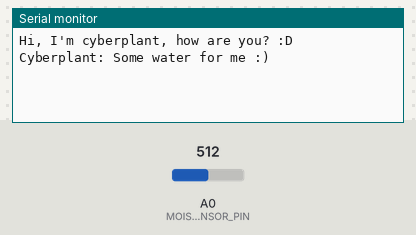
The sketch below on a simulated Arduino Uno, built with avr-gcc and run on an emulated ATmega328P. Shown: the last lines printed to the serial monitor. The test bench sets the inputs (shaded band); at power-on: A0 (MOISTURE_SENSOR_PIN) = 512.

Above: at 1.8 s.
1.9 s: A0 (MOISTURE_SENSOR_PIN) set to 433
At 2.8 s:
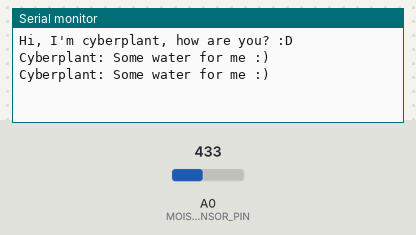
3.4 s: A0 (MOISTURE_SENSOR_PIN) set to 413
At 4.8 s:
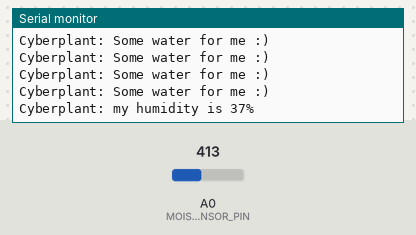

Measured:
- the behaviour switches between 423 and 422 on A0 (MOISTURE_SENSOR_PIN) (found by bisection; images 1 and 2)
- after the input at 3.4 s, the serial monitor: prints a new line after 0.64 s (image 2)

The sketch:

01_Cyberplant.ino
```cpp
#define SERIAL_PORT 9600

#define MOISTURE_SENSOR_PIN A0
#define PUMP_PIN 12

#define MOISTURE_SENSOR_DRY 537
#define MOISTURE_SENSOR_WET 210

#define MOISTURE_OFFSET 35 // This constant will be different on each plant, check it
#define WATERING_TIME 1000

#define DAY_TIME 86400000

/**
 * Pre start setup
 */
void setup() {

  // Start serial communication
  Serial.begin(SERIAL_PORT);
  Serial.println("Hi, I'm cyberplant, how are you? :D");

  //Reset the values
  pinMode(PUMP_PIN, OUTPUT);
  digitalWrite(PUMP_PIN,HIGH);
}

/**
 * Main loop of the Arduino logic
 */
void loop() {

  // Get humidity percent
  int percent = getHumidityPercent();

  // If the plant need water
  while(percent < MOISTURE_OFFSET){
    water();
    percent = getHumidityPercent();
  }

  // Print happy plant messages
  Serial.print("Cyberplant: my humidity is ");
  Serial.print(percent);
  Serial.println("%\n");

  delay(DAY_TIME);
}

/**
 * Get the humidity percentage of the cyberplant
 */
int getHumidityPercent(){

  int sensorValue = analogRead(MOISTURE_SENSOR_PIN) - MOISTURE_SENSOR_WET;
  int minMoisture = 0;
  int maxMoisture = MOISTURE_SENSOR_DRY - MOISTURE_SENSOR_WET;

  // Calculate percentage
  int percent = 100 - (((double) sensorValue)/ maxMoisture) * 100;

  // Normalizing percentages (The sensor precission can change with time)
  if(percent > 100){
    percent = 100;
  } else if(percent < 0){
    percent = 0;
  }

  return percent;
}

/**
 * Water the cyberplant
 */
void water() {
   digitalWrite(PUMP_PIN,LOW);
   delay(WATERING_TIME);
   digitalWrite(PUMP_PIN,HIGH);
   Serial.println("Cyberplant: Some water for me :)");
}
```
